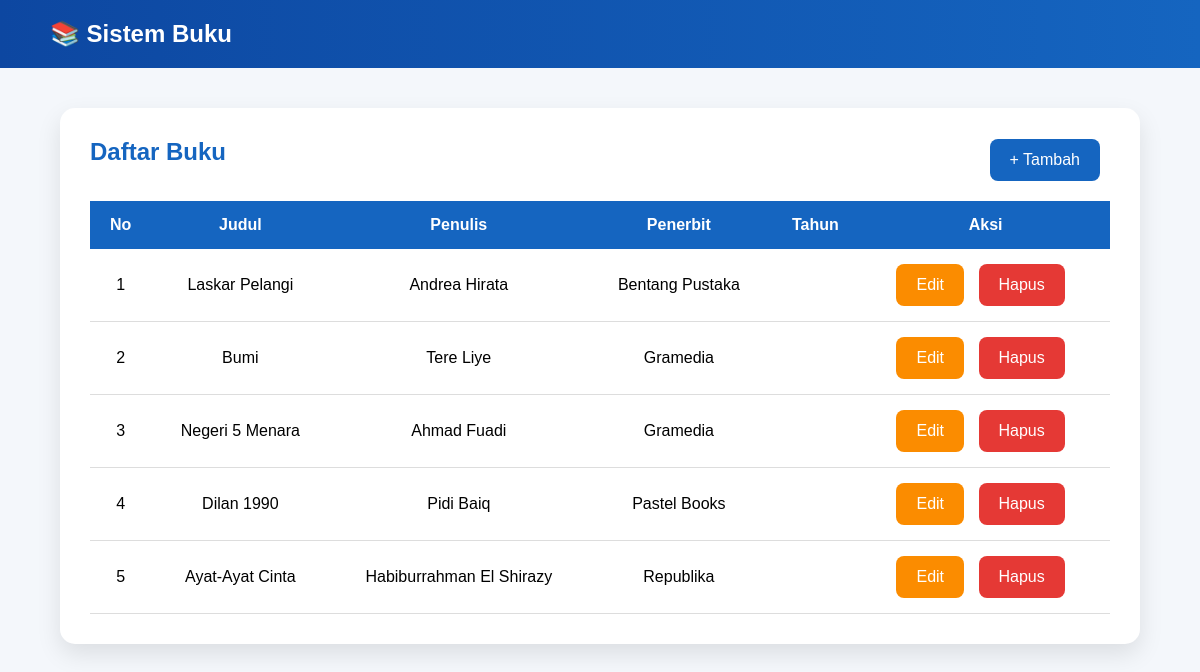
The page /UAS-PWEB-2526G-240631100063/daftar.php on the database its author committed.
### tables this page shows
CREATE TABLE buku (
    id INT AUTO_INCREMENT PRIMARY KEY,
    judul VARCHAR(100) NOT NULL,
    penulis VARCHAR(100) NOT NULL,
    penerbit VARCHAR(100) NOT NULL,
    tahun INT NOT NULL
);

### UAS-PWEB-2526G-240631100063/functions.php (called while the page is built, shortened)
<?php
include "koneksi.php";
function tampil(){
    global $conn;
    $query = mysqli_query($conn, "SELECT * FROM buku");
    $rows = [];
    while($row = mysqli_fetch_assoc($query)){
        $rows[] = $row;
    }
    return $rows;
}
?>

### UAS-PWEB-2526G-240631100063/daftar.php (the view, shortened to what this page needs)
<?php
include 'functions.php';
$data = tampil();
?>
<!DOCTYPE html>
<html>
<head>
<link rel="stylesheet" href="style.css">
</head>
<body>
<div class="navbar">
    <div class="logo">📚 Sistem Buku</div>
</div>
<div class="container">
    <div class="card">
        <div class="top-section">
            <h2>Daftar Buku</h2>
            <a href="tambah.php" class="btn btn-blue">+ Tambah</a>
        </div>
        <table>
            <tr>
                <th>No</th>
                <th>Judul</th>
                <th>Penulis</th>
                <th>Penerbit</th>
                <th>Tahun</th>
                <th>Aksi</th>
            </tr>
            <?php $no=1; foreach($data as $row): ?>
            <tr>
                <td><?= $no++; ?></td>
                <td><?= $row['judul']; ?></td>
                <td><?= $row['penulis']; ?></td>
                <td><?= $row['penerbit']; ?></td>
                <td><?= $row['tahun_terbit']; ?></td>
                <td>
                    <a href="edit.php?id=<?= $row['id']; ?>" class="btn btn-orange">Edit</a>
                    <a href="hapus.php?id=<?= $row['id']; ?>" class="btn btn-red">Hapus</a>
                </td>
            </tr>
            <?php endforeach; ?>
        </table>
    </div>
</div>
</body>
</html>

### UAS-PWEB-2526G-240631100063/style.css (style rules this page uses)
* { margin:0; padding:0; box-sizing:border-box; font-family:Arial, sans-serif; }
body { background:#f4f7fb; }
.navbar { background:linear-gradient(90deg,#0d47a1,#1565c0); padding:20px 50px; display:flex; justify-content:space-between; align-items:center; color:white; }
.logo { font-size:24px; font-weight:bold; }
.container { width:90%; max-width:1100px; margin:40px auto; }
.card { background:white; padding:30px; border-radius:15px; box-shadow:0 10px 25px rgba(0,0,0,0.1); }
h1,h2 { color:#1565c0; margin-bottom:15px; }
.btn { display:inline-block; text-decoration:none; padding:12px 20px; border-radius:8px; color:white; margin-right:10px; }
.btn-blue { background:#1565c0; }
.btn-orange { background:#fb8c00; }
.btn-red { background:#e53935; }
table { width:100%; border-collapse:collapse; margin-top:20px; }
table th { background:#1565c0; color:white; padding:15px; }
table td { padding:15px; border-bottom:1px solid #ddd; text-align:center; }
.top-section { display:flex; justify-content:space-between; align-items:center; margin-bottom:20px; }

### rows shown on the page
buku: judul "Laskar Pelangi", penulis "Andrea Hirata", penerbit "Bentang Pustaka"
buku: judul "Bumi", penulis "Tere Liye", penerbit "Gramedia"
buku: judul "Negeri 5 Menara", penulis "Ahmad Fuadi", penerbit "Gramedia"
buku: judul "Dilan 1990", penulis "Pidi Baiq", penerbit "Pastel Books"
buku: judul "Ayat-Ayat Cinta", penulis "Habiburrahman El Shirazy", penerbit "Republika"
